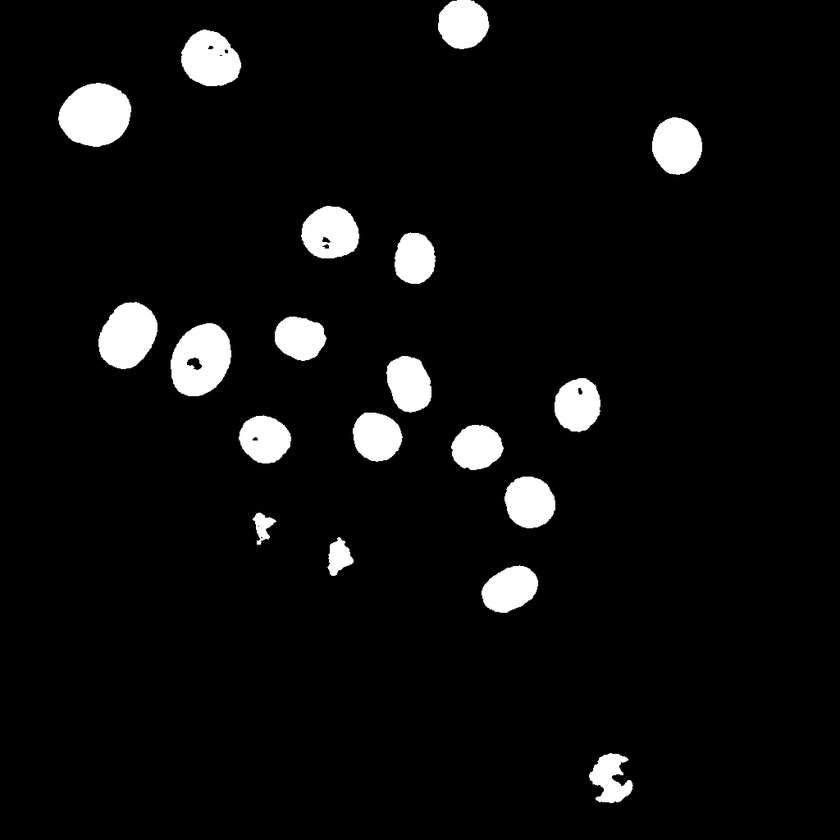
#> input picture test_dataset/predictions/sor/01_t052.png, 840 x 840 px, shrunk from 1024 x 1024 before the run; its folder holds only this picture in this run
$ jupyter execute --allow-errors metrics.ipynb
#> lines starting #> are read from the running program, lines starting #| are printed output that depends on the picture; after the words box and inside, x2 and y2 are one past the last pixel; in counts of white or black regions, pixels touching at a corner belong together
[cell 1]
import os
import glob
import cv2
from pathlib import Path
import numpy as np
from torch.nn.functional import threshold

[cell 2]
def imshow_components(labels):
    # Map component labels to hue val
    label_hue = np.uint8(179 * labels / np.max(labels))
    blank_ch = 255 * np.ones_like(label_hue)
    labeled_img = cv2.merge([label_hue, blank_ch, blank_ch])

    # cvt to BGR for display
    labeled_img = cv2.cvtColor(labeled_img, cv2.COLOR_HSV2BGR)

    # set bg label to black
    labeled_img[label_hue == 0] = 0

    return labeled_img

#> (a cell that did not finish here is left out)

[cell 4]
predictions_masks_path = "test_dataset/predictions/sor"
os.makedirs("test_dataset/labeled_masks", exist_ok=True)

predictions_masks_img = sorted(glob.glob(predictions_masks_path + "/*.png"))

[cell 5]
from PIL import Image

[cell 6]
import numpy as np
#for img in predictions_masks_img:
img = predictions_masks_img[0]
filename = Path(img).stem
img = cv2.imread(img, 0)
#> img is the input picture: shape (840, 840); min 0, max 255, mean 13.7
img = cv2.threshold(img, 127, 255, cv2.THRESH_BINARY)[1]  # ensure binary
#> img: shape (840, 840); 5.4% white; 19 white regions, largest, box (x1, y1, x2, y2) and area: (58, 83, 131, 147) 3537, (171, 323, 231, 396) 3277, (98, 302, 158, 369) 2921
cv2.imshow(img)
num_labels, labels_im = cv2.connectedComponents(img)
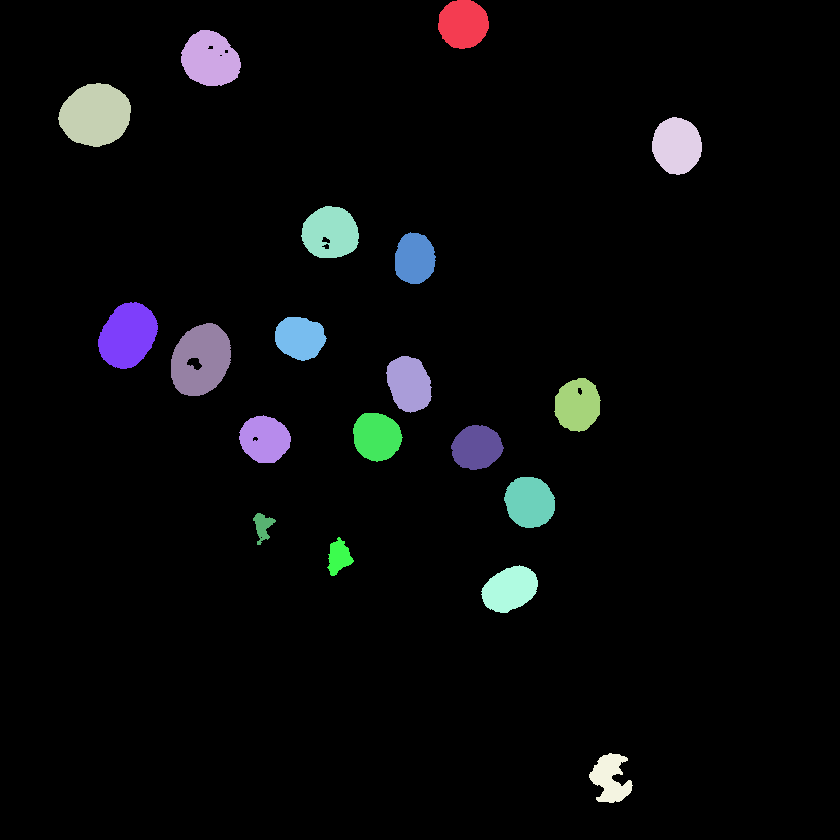
#> labels_im: shape (840, 840) int32; 20 distinct labels, from 0 to 19; one colour per label, 0 black
#> num_labels = 20
img = cv2.threshold(img, 127, 255, cv2.THRESH_BINARY)[1]  # ensure binary
cv2.imshow(img)
num_labels, labels_im = cv2.connectedComponents(img)
print(np.unique(labels_im))
#| [ 0  1  2  3  4  5  6  7  8  9 10 11 12 13 14 15 16 17 18 19]
print(num_labels)
#| 20
labeled_img = Image.fromarray(labels_im)


$ run again, on test_dataset/predictions/sor/01_t091.png
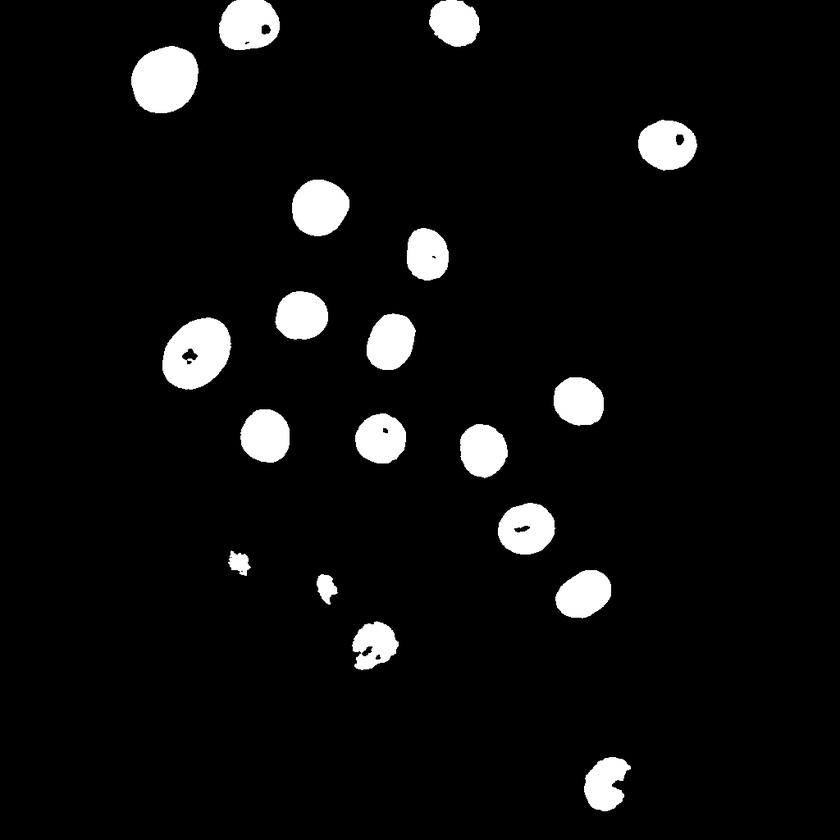
#> input picture test_dataset/predictions/sor/01_t091.png, 840 x 840 px, shrunk from 1024 x 1024 before the run
#> img is the input picture: shape (840, 840); min 0, max 255, mean 13.8
#> img: shape (840, 840); 5.4% white; 19 white regions, largest, box (x1, y1, x2, y2) and area: (162, 317, 231, 390) 3584, (131, 46, 199, 113) 3547, (292, 180, 349, 236) 2507
#> `num_labels, labels_im = cv2.connectedComponents(img)`:
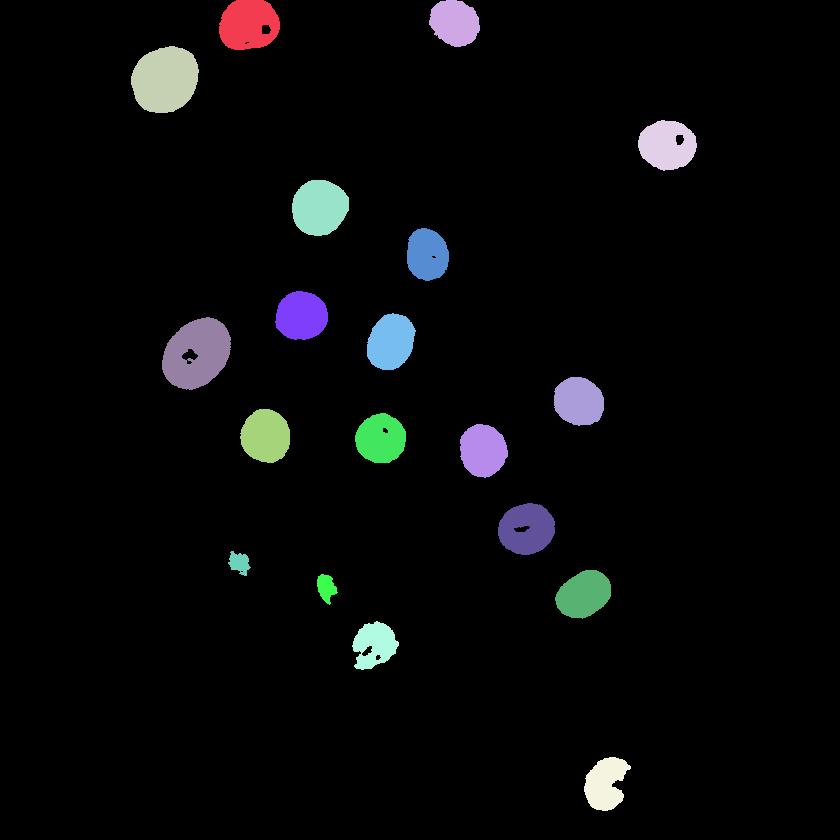
#> labels_im: shape (840, 840) int32; 20 distinct labels, from 0 to 19; one colour per label, 0 black
#> num_labels = 20
#| [ 0  1  2  3  4  5  6  7  8  9 10 11 12 13 14 15 16 17 18 19]
#| 20

$ run again, on test_dataset/predictions/sor/02_t008.png
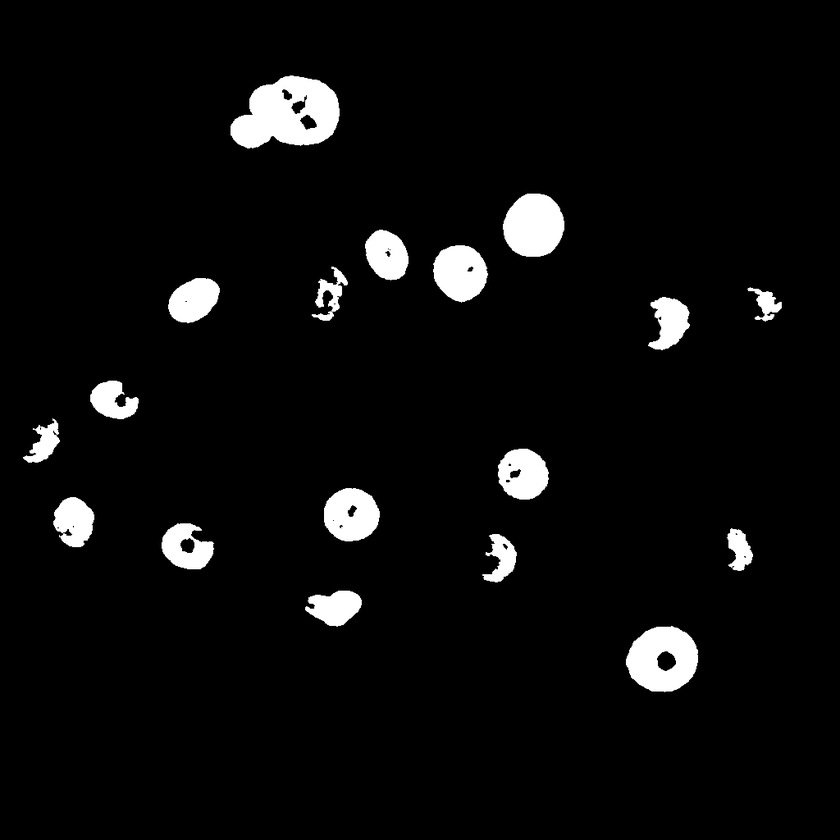
#> input picture test_dataset/predictions/sor/02_t008.png, 840 x 840 px, shrunk from 1024 x 1024 before the run
#> img is the input picture: shape (840, 840); min 0, max 255, mean 11.7
#> img: shape (840, 840); 4.6% white; 18 white regions, largest, box (x1, y1, x2, y2) and area: (230, 75, 340, 148) 5426, (626, 626, 698, 692) 3410, (503, 194, 564, 257) 3057
#> `num_labels, labels_im = cv2.connectedComponents(img)`:
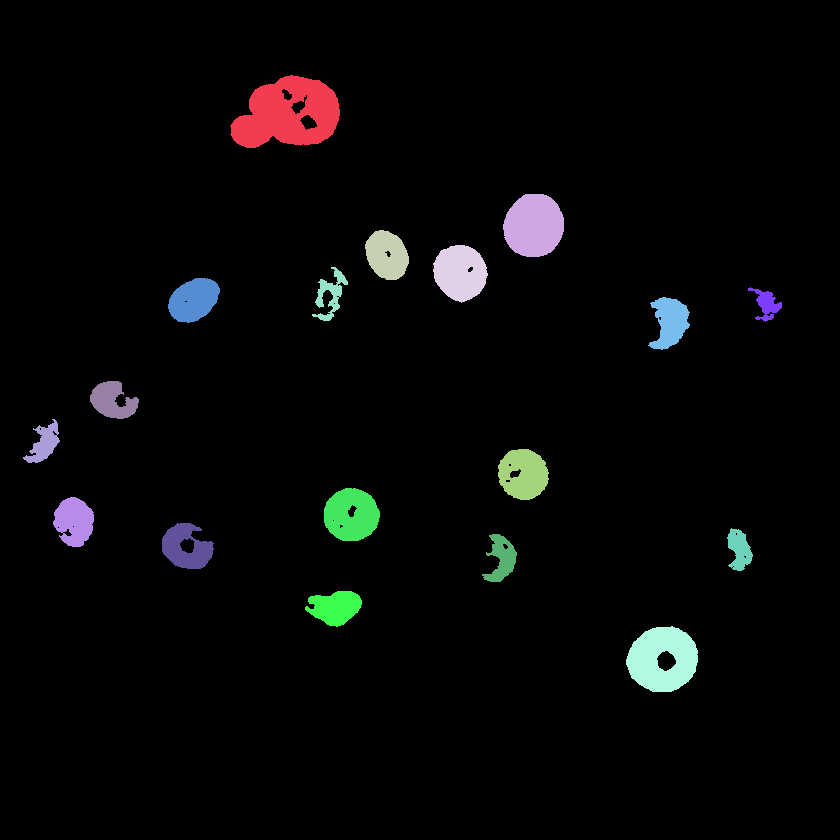
#> labels_im: shape (840, 840) int32; 19 distinct labels, from 0 to 18; one colour per label, 0 black
#> num_labels = 19
#| [ 0  1  2  3  4  5  6  7  8  9 10 11 12 13 14 15 16 17 18]
#| 19
